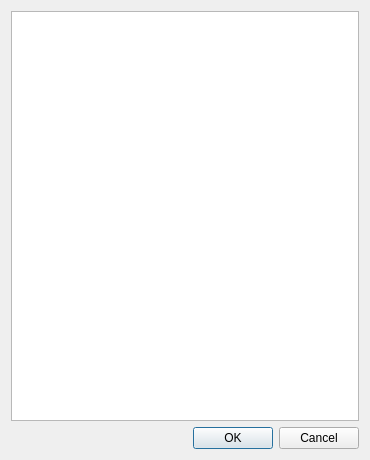
<?xml version="1.0" encoding="UTF-8"?>
<ui version="4.0">
 <class>Dialog</class>
 <widget class="QDialog" name="Dialog">
  <property name="geometry">
   <rect>
    <x>0</x>
    <y>0</y>
    <width>370</width>
    <height>460</height>
   </rect>
  </property>
  <property name="windowTitle">
   <string>Mark for Install</string>
  </property>
  <layout class="QHBoxLayout" name="horizontalLayout">
   <item>
    <layout class="QVBoxLayout" name="verticalLayout">
     <item>
      <widget class="QTextBrowser" name="txtDependencies"/>
     </item>
     <item>
      <widget class="QDialogButtonBox" name="buttonBox">
       <property name="orientation">
        <enum>Qt::Horizontal</enum>
       </property>
       <property name="standardButtons">
        <set>QDialogButtonBox::Cancel|QDialogButtonBox::Ok</set>
       </property>
      </widget>
     </item>
    </layout>
   </item>
  </layout>
 </widget>
 <resources/>
 <connections>
  <connection>
   <sender>buttonBox</sender>
   <signal>accepted()</signal>
   <receiver>Dialog</receiver>
   <slot>accept()</slot>
   <hints>
    <hint type="sourcelabel">
     <x>248</x>
     <y>254</y>
    </hint>
    <hint type="destinationlabel">
     <x>157</x>
     <y>274</y>
    </hint>
   </hints>
  </connection>
  <connection>
   <sender>buttonBox</sender>
   <signal>rejected()</signal>
   <receiver>Dialog</receiver>
   <slot>reject()</slot>
   <hints>
    <hint type="sourcelabel">
     <x>316</x>
     <y>260</y>
    </hint>
    <hint type="destinationlabel">
     <x>286</x>
     <y>274</y>
    </hint>
   </hints>
  </connection>
 </connections>
</ui>
